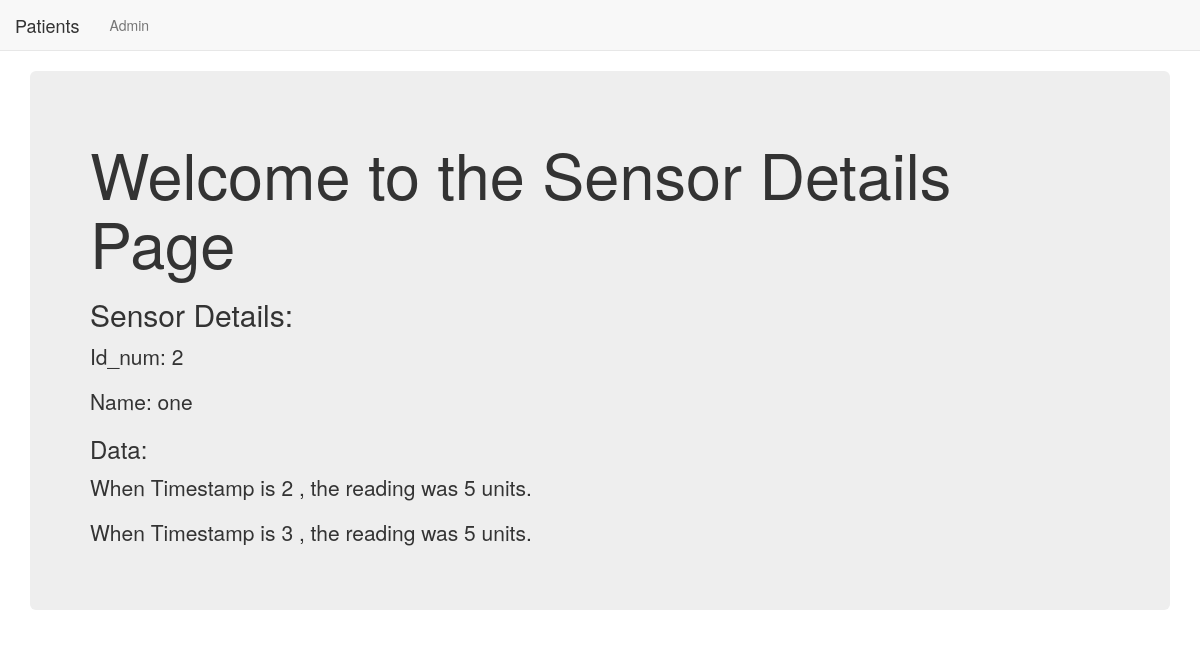
The page /health/1/sensor/2 on the database as committed earlier.
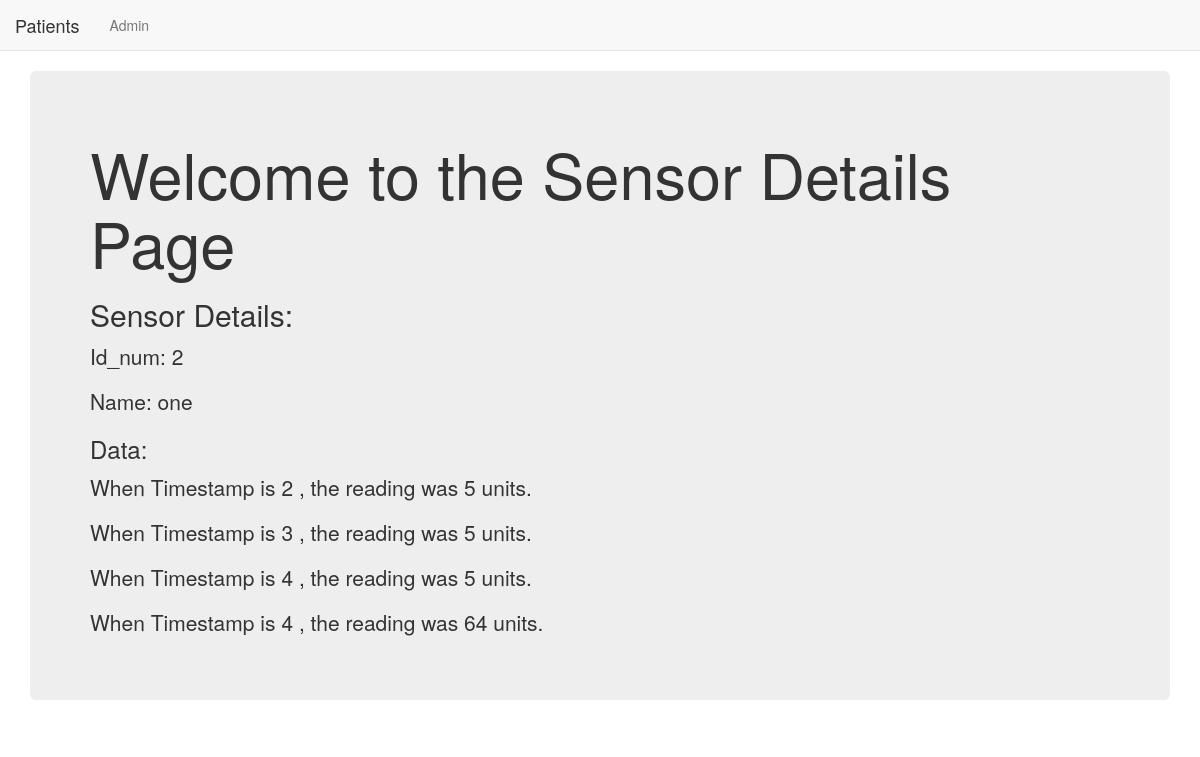
The same page on the database as committed later.
### health/models.py (models this page shows, shortened)
class Sensor(models.Model):
    name = models.CharField(max_length=256, default = 'zero')
    patient = models.ForeignKey(Patient,related_name='sensors')

class Data(models.Model):
    value = models.PositiveIntegerField()
    time = models.PositiveIntegerField()
    sensor = models.ForeignKey(Sensor,related_name='datas')

### health/views.py (the view)
# urls.py: url(r'^(?P<id>\d+)/sensor/(?P<pk>\d+)$',views.SensorDetailView.as_view(),name='sdetail'),
class SensorDetailView(DetailView):
    context_object_name = 'sensor_details'
    model = models.Sensor
    template_name = 'health/sensor_detail.html'

### health/templates/health/sensor_detail.html
{% extends "health/health_base.html" %}
{% block body_block %}
  <div class="jumbotron">
    <h1>Welcome to the Sensor Details Page</h1>
    <h2>Sensor Details:</h2>
    <p>Id_num: {{sensor_details.id}}</p>
    <p>Name: {{sensor_details.name}}</p>
    <h3>Data:</h3>
      {% for d in sensor_details.datas.all %}
      <p>When Timestamp is {{d.time}} , the reading was {{d.value}} units.</p>
{% endfor %}
  </div>
{% endblock %}

### health/templates/health/health_base.html (shortened to what this page needs)
<!DOCTYPE html>
{% load staticfiles %}
<html>
  <head>
    <link rel="stylesheet" href="https://maxcdn.bootstrapcdn.com/bootstrap/3.3.7/css/bootstrap.min.css">
</head>
  <body>
    <nav class="navbar navbar-default navbar-static-top">
        <ul class="nav navbar-nav">
          <li><a class="navbar-brand" href="{% url 'health:plist' %}">Patients</a></li>
          <li><a class="navbar-link" href="{% url 'admin:index' %}">Admin</a></li>
        </ul>
    </nav>
    <div class="container">
      {% block body_block %}
      {% endblock %}
    </div>
  </body>
</html>

Rows that differ between the two databases and show on the page:
added Data: time "4", value "5"
added Data: time "4", value "64"
